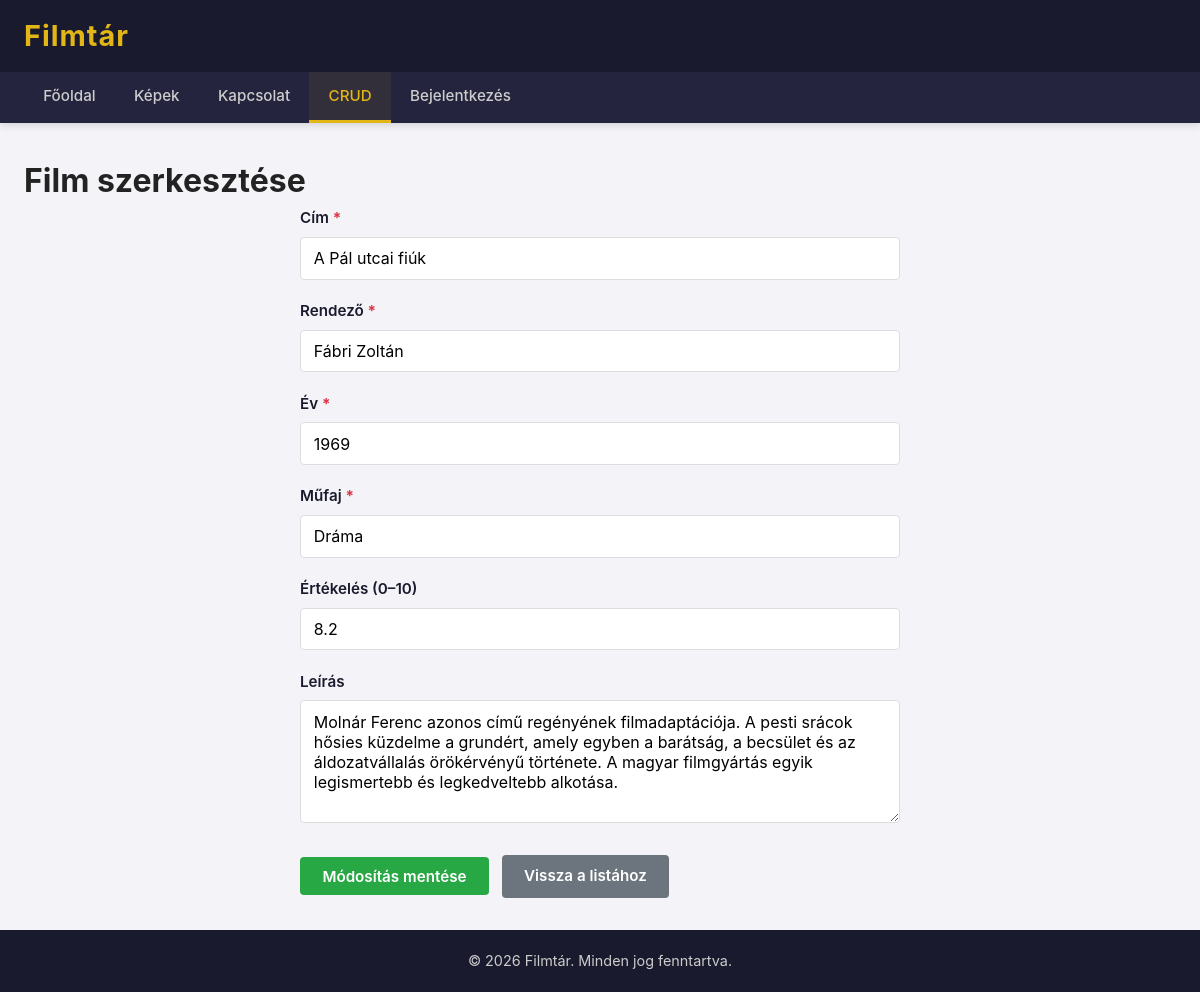
/index.php?page=crud&action=szerkeszt&id=1, run on the app's committed database.
### tables this page shows
CREATE TABLE `filmek` (
 `id` INT AUTO_INCREMENT PRIMARY KEY ,
 `cim` VARCHAR(200) NOT NULL ,
 `rendezo` VARCHAR(100) NOT NULL ,
 `ev` INT NOT NULL ,
 `mufaj` VARCHAR(100) NOT NULL ,
 `ertekeles` DECIMAL(3,1) DEFAULT NULL ,
 `leiras` TEXT DEFAULT NULL 
);

### pages/crud.php (the view, shortened to what this page needs)
<?php
$action = $_GET['action'] ?? 'list';
switch ($action) {
        ?>
        <?php
    case 'szerkeszt':
        $id = isset($_GET['id']) ? (int)$_GET['id'] : 0;
        $stmt = $dbh->prepare('SELECT * FROM filmek WHERE id = :id');
        $stmt->execute([':id' => $id]);
        $film = $stmt->fetch();
        ?>
        <?php
        $formData = $_SESSION['form_data'] ?? $film;
        ?>
        <h1>Film szerkesztése</h1>
        <form action="index.php?page=crud" method="POST" class="crud-form">
            <div class="form-group">
                <label for="cim">Cím <span class="required">*</span></label>
                <input type="text" id="cim" name="cim" required value="<?= htmlspecialchars($formData['cim'] ?? '') ?>" placeholder="Pl. A keresztapa">
            </div>
            <div class="form-group">
                <label for="rendezo">Rendező <span class="required">*</span></label>
                <input type="text" id="rendezo" name="rendezo" required value="<?= htmlspecialchars($formData['rendezo'] ?? '') ?>" placeholder="Pl. Francis Ford Coppola">
            </div>
            <div class="form-group">
                <label for="ev">Év <span class="required">*</span></label>
                <input type="number" id="ev" name="ev" required min="1888" max="<?= date('Y') + 5 ?>" value="<?= htmlspecialchars($formData['ev'] ?? '') ?>" placeholder="Pl. 1972">
            </div>
            <div class="form-group">
                <label for="mufaj">Műfaj <span class="required">*</span></label>
                <input type="text" id="mufaj" name="mufaj" required value="<?= htmlspecialchars($formData['mufaj'] ?? '') ?>" placeholder="Pl. Dráma">
            </div>
            <div class="form-group">
                <label for="ertekeles">Értékelés (0–10)</label>
                <input type="number" id="ertekeles" name="ertekeles" step="0.1" min="0" max="10" value="<?= htmlspecialchars($formData['ertekeles'] ?? '') ?>" placeholder="Pl. 9.2">
            </div>
            <div class="form-group">
                <label for="leiras">Leírás</label>
                <textarea id="leiras" name="leiras" rows="5" placeholder="Rövid ismertető a filmről..."><?= htmlspecialchars($formData['leiras'] ?? '') ?></textarea>
            </div>
            <div class="form-actions">
                <button type="submit" class="btn btn-success">Módosítás mentése</button>
                <a href="index.php?page=crud" class="btn btn-secondary">Vissza a listához</a>
            </div>
        </form>
        <?php
        break;
        ?>
        <?php
}

### css/style.css (style rules this page uses)
*, *::before, *::after { margin: 0; padding: 0; box-sizing: border-box; }
html { font-size: 16px; scroll-behavior: smooth; }
body { font-family: -apple-system, BlinkMacSystemFont, "Segoe UI", Roboto, "Helvetica Neue", Arial, sans-serif; background-color: #f4f4f8; color: #222; line-height: 1.6; min-height: 100vh; display: flex; flex-direction: column; }
a { text-decoration: none; color: inherit; }
:root { --dark-blue: #1a1a2e; --dark-blue-light: #24243e; --accent-gold: #e2b616; --accent-gold-hover: #f0c830; --white: #ffffff; --light-bg: #f4f4f8; --text-dark: #222222; --text-light: #cccccc; --success-green: #28a745; --danger-red: #dc3545; --info-blue: #007bff; --warning-orange: #fd7e14; --border-color: #ddd; --shadow: 0 2px 8px rgba(0, 0, 0, 0.15); }
form { max-width: 600px; margin: 0 auto; }
.form-group { margin-bottom: 1.2rem; }
.form-group label { display: block; margin-bottom: 0.4rem; font-weight: 600; color: var(--dark-blue); font-size: 0.95rem; }
.form-group input, .form-group textarea, .form-group select { width: 100%; padding: 0.65rem 0.8rem; border: 1px solid var(--border-color); border-radius: 4px; font-size: 1rem; font-family: inherit; transition: border-color 0.3s ease, box-shadow 0.3s ease; background-color: var(--white); }
.form-group textarea { min-height: 120px; resize: vertical; }
.btn { display: inline-block; padding: 0.6rem 1.4rem; border: none; border-radius: 4px; font-size: 0.95rem; font-weight: 600; cursor: pointer; transition: background-color 0.3s ease, transform 0.15s ease, box-shadow 0.3s ease; text-align: center; font-family: inherit; }
.btn-success { background-color: var(--success-green); color: var(--white); }
.crud-form { max-width: 600px; }
.form-actions { display: flex; gap: 0.8rem; margin-top: 1.5rem; align-items: center; }
.btn-secondary { background-color: #6c757d; color: var(--white); }
.required { color: var(--danger-red); font-weight: 700; }

### data on the page
filmek: cim "A Pál utcai fiúk", rendezo "Fábri Zoltán", ev "1969", mufaj "Dráma", ertekeles "8.2", leiras "Molnár Ferenc azonos című regényének filmadaptációja. A pesti srácok hősies küzdelme a grundért, amely egyben a barátság, a becsület és az áldozatvállalás örökérvényű története. A magyar filmgyártás egyik legismertebb és legkedveltebb alkotása."
